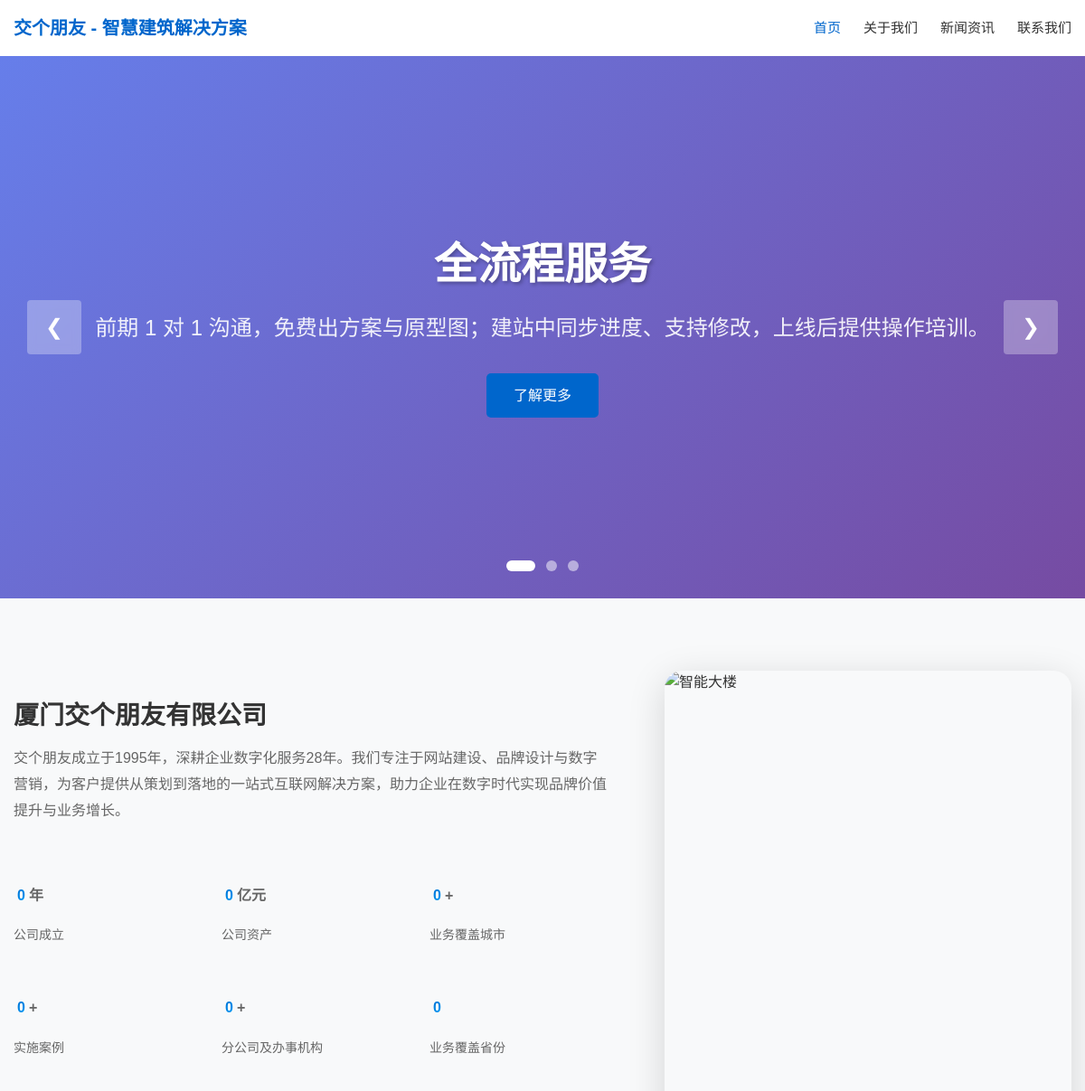
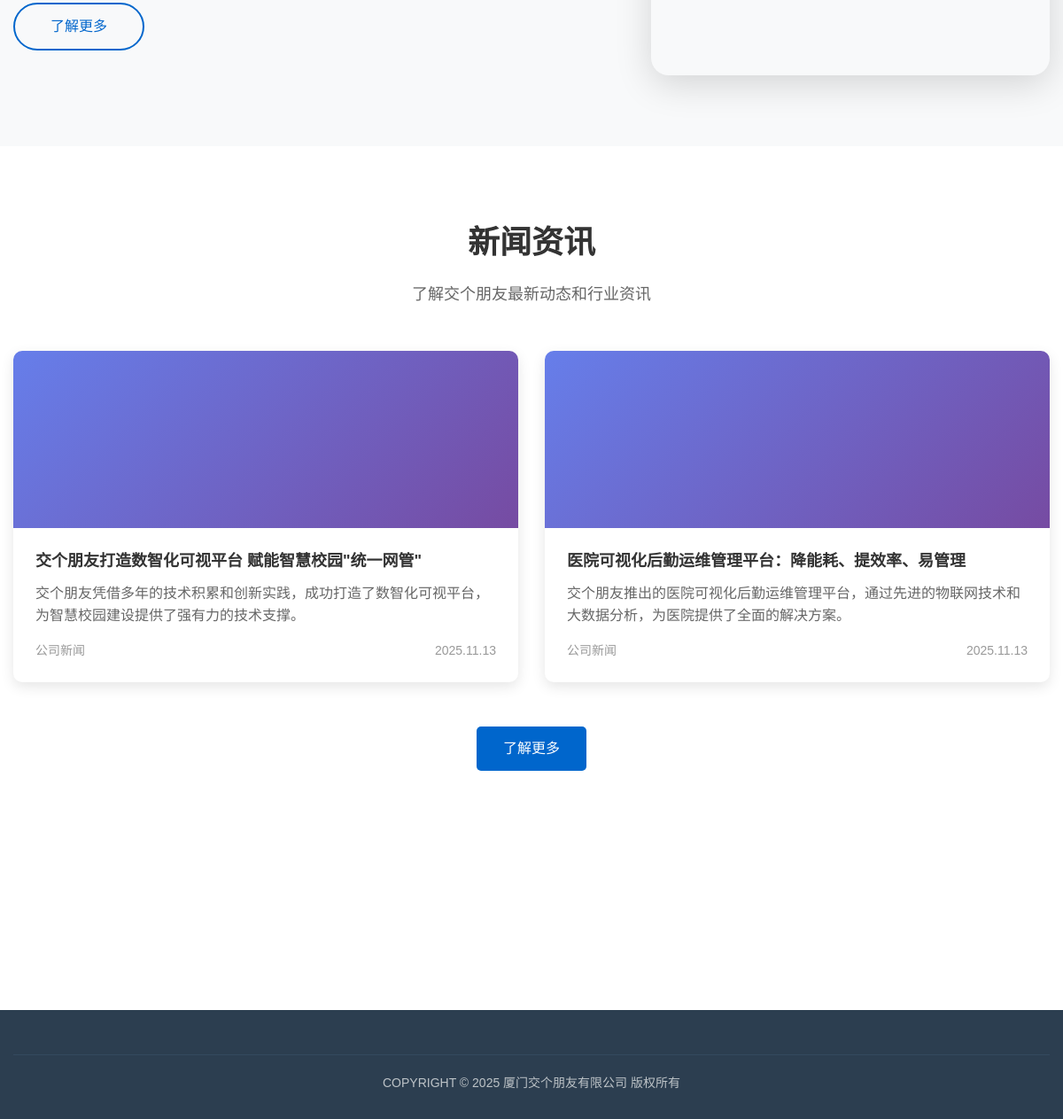
The page / on the database its author committed (2 pictures, top to bottom).
### tables this page shows
CREATE TABLE `articles` (
  `id` int(11) NOT NULL AUTO_INCREMENT,
  `title` varchar(255) NOT NULL COMMENT '标题',
  `slug` varchar(255) DEFAULT NULL COMMENT '文章别名',
  `content` longtext NOT NULL COMMENT '内容',
  `excerpt` text DEFAULT NULL COMMENT '摘要',
  `featured_image` varchar(255) DEFAULT NULL COMMENT '特色图片',
  `category_id` int(11) DEFAULT NULL COMMENT '分类ID',
  `views` int(11) DEFAULT 0 COMMENT '浏览量',
  `status` tinyint(1) DEFAULT 1 COMMENT '状态 1-发布 0-草稿',
  `is_featured` tinyint(1) DEFAULT 0 COMMENT '是否推荐',
  `created_at` timestamp DEFAULT CURRENT_TIMESTAMP,
  `updated_at` timestamp DEFAULT CURRENT_TIMESTAMP ON UPDATE CURRENT_TIMESTAMP,
  PRIMARY KEY (`id`),
  KEY `category_id` (`category_id`),
  KEY `status` (`status`),
  KEY `is_featured` (`is_featured`)
);

CREATE TABLE `categories` (
  `id` int(11) NOT NULL AUTO_INCREMENT,
  `name` varchar(100) NOT NULL COMMENT '分类名称',
  `slug` varchar(100) NOT NULL COMMENT '分类别名',
  `type` varchar(20) NOT NULL COMMENT '分类类型 news-新闻 solution-解决方案 product-产品',
  `sort_order` int(11) DEFAULT 0 COMMENT '排序',
  `status` tinyint(1) DEFAULT 1 COMMENT '状态 1-启用 0-禁用',
  `created_at` timestamp DEFAULT CURRENT_TIMESTAMP,
  `updated_at` timestamp DEFAULT CURRENT_TIMESTAMP ON UPDATE CURRENT_TIMESTAMP,
  PRIMARY KEY (`id`),
  UNIQUE KEY `slug` (`slug`)
);

### includes/Database.php (called while the page is built, shortened)
<?php
class Database {
    private static $instance = null;
    private $connection;
    private function __construct() {
        try {
            $dsn = "mysql:host=" . DB_HOST . ";dbname=" . DB_NAME . ";charset=utf8mb4";
            $this->connection = new PDO($dsn, DB_USER, DB_PASS);
            $this->connection->setAttribute(PDO::ATTR_ERRMODE, PDO::ERRMODE_EXCEPTION);
            $this->connection->setAttribute(PDO::ATTR_DEFAULT_FETCH_MODE, PDO::FETCH_ASSOC);
        } catch(PDOException $e) {
            die("数据库连接失败: " . $e->getMessage());
        }
    }
    public static function getInstance() {
        if (self::$instance === null) {
            self::$instance = new self();
        }
        return self::$instance;
    }
    public function query($sql, $params = []) {
        try {
            $stmt = $this->connection->prepare($sql);
            $stmt->execute($params);
            return $stmt;
        } catch(PDOException $e) {
            throw new Exception("查询执行失败: " . $e->getMessage());
        }
    }
    public function fetchAll($sql, $params = []) {
        $stmt = $this->query($sql, $params);
        return $stmt->fetchAll();
    }
}
?>

### includes/Utils.php (called while the page is built, shortened)
<?php
class Utils {
    public static function formatDate($date, $format = 'Y-m-d H:i:s') {
        return date($format, strtotime($date));
    }
    public static function truncate($text, $length = 100, $suffix = '...') {
        if (mb_strlen($text) <= $length) {
            return $text;
        }
        return mb_substr($text, 0, $length) . $suffix;
    }
}
?>

### index.php (the view, shortened to what this page needs)
<?php
require_once 'includes/Database.php';
require_once 'includes/Utils.php';
$db = Database::getInstance();
$settings = [];
$settingsResult = $db->fetchAll("SELECT setting_key, setting_value FROM settings");
foreach($settingsResult as $setting) {
    $settings[$setting['setting_key']] = $setting['setting_value'];
}
$featuredNews = $db->fetchAll(
    "SELECT a.*, c.name as category_name
     FROM articles a
     LEFT JOIN categories c ON a.category_id = c.id
     WHERE a.status = 1 AND a.is_featured = 1 AND c.type = 'news'
     ORDER BY a.created_at DESC
     LIMIT 6"
);
$sliders = $db->fetchAll(
    "SELECT * FROM sliders WHERE status = 1 ORDER BY sort_order ASC LIMIT 5"
);
?>
<!DOCTYPE html>
<html lang="zh-CN">
<head>
    <link rel="stylesheet" href="assets/css/style.css">
</head>
<body>
    <?php include 'includes/header.php'; ?>
    <section class="banner-slider">
        <div class="slider-container">
            <?php if(!empty($sliders)): ?>
                <?php foreach($sliders as $index => $slider): ?>
                <div class="slide <?php echo $index === 0 ? 'active' : ''; ?>">
                    <?php if($slider['image']): ?>
                        <img src="<?php echo UPLOAD_URL . $slider['image']; ?>" alt="<?php echo htmlspecialchars($slider['title']); ?>">
                    <?php else: ?>
                        <div class="slide-placeholder" style="background: linear-gradient(135deg, #667eea 0%, #764ba2 100%);"></div>
                    <?php endif; ?>
                    <div class="slide-content">
                        <h2><?php echo htmlspecialchars($slider['title']); ?></h2>
                        <?php if($slider['subtitle']): ?>
                            <p><?php echo htmlspecialchars($slider['subtitle']); ?></p>
                        <?php endif; ?>
                        <?php if($slider['link']): ?>
                            <a href="<?php echo htmlspecialchars($slider['link']); ?>" class="btn btn-light">了解更多</a>
                        <?php endif; ?>
                    </div>
                </div>
                <?php endforeach; ?>
            <?php else: ?>
                <div class="slide active">
                    <div class="slide-placeholder" style="background: linear-gradient(135deg, #667eea 0%, #764ba2 100%);">
                        <div class="placeholder-content">
                            <h2>全流程服务</h2>
                            <p>前期 1 对 1 沟通，免费出方案与原型图；建站中同步进度、支持修改，上线后提供操作培训。</p>
                            <a href="/about/" class="btn btn-light">了解更多</a>
                        </div>
                    </div>
                </div>
            <?php endif; ?>
        </div>
        <button class="slider-btn slider-prev" onclick="changeSlide(-1)">&#10094;</button>
        <button class="slider-btn slider-next" onclick="changeSlide(1)">&#10095;</button>
        <div class="slider-dots">
            <?php
            $slideCount = !empty($sliders) ? count($sliders) : 3;
            for($i = 0; $i < $slideCount; $i++):
            ?>
                <span class="dot <?php echo $i === 0 ? 'active' : ''; ?>" onclick="goToSlide(<?php echo $i; ?>)"></span>
            <?php endfor; ?>
        </div>
    </section>
    <section class="stats">
        <div class="container">
            <div class="stats-layout">
                <div class="stats-left">
                    <h2 class="stats-title"><?php echo isset($settings['company_name']) ? htmlspecialchars($settings['company_name']) : '厦门交个朋友有限公司'; ?></h2>
                    <p class="stats-desc"><?php echo isset($settings['company_intro']) ? htmlspecialchars($settings['company_intro']) : ''; ?></p>
                    <div class="stats-grid-compact">
                        <div class="stat-compact">
                            <div class="stat-num" data-target="<?php echo isset($settings['stat_years']) ? $settings['stat_years'] : 29; ?>"><span class="counter">0</span><span>年</span></div>
                            <div class="stat-text">公司成立</div>
                        </div>
                        <div class="stat-compact">
                            <div class="stat-num" data-target="<?php echo isset($settings['stat_assets']) ? $settings['stat_assets'] : 15; ?>"><span class="counter">0</span><span>亿元</span></div>
                            <div class="stat-text">公司资产</div>
                        </div>
                        <div class="stat-compact">
                            <div class="stat-num" data-target="<?php echo isset($settings['stat_cities']) ? $settings['stat_cities'] : 100; ?>"><span class="counter">0</span><span>+</span></div>
                            <div class="stat-text">业务覆盖城市</div>
                        </div>
                    </div>
                    <div class="stats-grid-compact">
                        <div class="stat-compact">
                            <div class="stat-num" data-target="<?php echo isset($settings['stat_cases']) ? $settings['stat_cases'] : 4000; ?>"><span class="counter">0</span><span>+</span></div>
                            <div class="stat-text">实施案例</div>
                        </div>
                        <div class="stat-compact">
                            <div class="stat-num" data-target="<?php echo isset($settings['stat_branches']) ? $settings['stat_branches'] : 30; ?>"><span class="counter">0</span><span>+</span></div>
                            <div class="stat-text">分公司及办事机构</div>
                        </div>
                        <div class="stat-compact">
                            <div class="stat-num" data-target="<?php echo isset($settings['stat_provinces']) ? $settings['stat_provinces'] : 26; ?>"><span class="counter">0</span><span></span></div>
                            <div class="stat-text">业务覆盖省份</div>
                        </div>
                    </div>
                    <div style="margin-top: 40px;">
                        <a href="/about/" class="btn-outline-primary">了解更多</a>
                    </div>
                </div>
                <div class="stats-right">
                    <div class="building-image">
                        <img src="https://images.unsplash.com/photo-1486406146926-c627a92ad1ab?w=800&h=1000&fit=crop" alt="智能大楼">
                    </div>
                </div>
            </div>
        </div>
    </section>
    <section class="section">
        <div class="container">
            <div class="section-title">
                <h2>新闻资讯</h2>
                <p>了解交个朋友最新动态和行业资讯</p>
            </div>
            <div class="news-grid">
                <?php foreach($featuredNews as $news): ?>
                <div class="news-item" onclick="location.href='/news/<?php echo $news['id']; ?>.html'" style="cursor: pointer;">
                    <?php if($news['featured_image']): ?>
                        <img src="<?php echo UPLOAD_URL . $news['featured_image']; ?>" alt="<?php echo htmlspecialchars($news['title']); ?>" class="news-image">
                    <?php else: ?>
                        <div class="news-image" style="background: linear-gradient(135deg, #667eea 0%, #764ba2 100%);"></div>
                    <?php endif; ?>
                    <div class="news-content">
                        <h3 class="news-title">
                            <a href="/news/<?php echo $news['id']; ?>.html"><?php echo htmlspecialchars($news['title']); ?></a>
                        </h3>
                        <p class="news-excerpt"><?php echo Utils::truncate($news['excerpt'] ?: Utils::cleanHtml($news['content']), 100); ?></p>
                        <div class="news-meta">
                            <span><?php echo $news['category_name']; ?></span>
                            <span><?php echo Utils::formatDate($news['created_at'], 'Y.m.d'); ?></span>
                        </div>
                    </div>
                </div>
                <?php endforeach; ?>
            </div>
            <div style="text-align: center; margin-top: 40px;">
                <a href="/news" class="btn">了解更多</a>
            </div>
        </div>
    </section>
    <?php include 'includes/footer.php'; ?>
</body>
</html>

### rows shown on the page
articles: title "交个朋友打造数智化可视平台 赋能智慧校园\"统一网管\"", excerpt "交个朋友凭借多年的技术积累和创新实践，成功打造了数智化可视平台，为智慧校园建设提供了强有力的技术支撑。", category.name "公司新闻", created_at "2025.11.13"
articles: title "医院可视化后勤运维管理平台：降能耗、提效率、易管理", excerpt "交个朋友推出的医院可视化后勤运维管理平台，通过先进的物联网技术和大数据分析，为医院提供了全面的解决方案。", category.name "公司新闻", created_at "2025.11.13"

### other values the page prints
$settings['site_title'] "交个朋友 - 智慧建筑解决方案"
$settings['company_name'] "厦门交个朋友有限公司"
$settings['company_intro'] "交个朋友成立于1995年，深耕企业数字化服务28年。我们专注于网站建设、品牌设计与数字营销，为客户提供从策划到落地的一站式互联网解决方案，助力企业在数字时代实现品牌价值提升与业务增长。"
